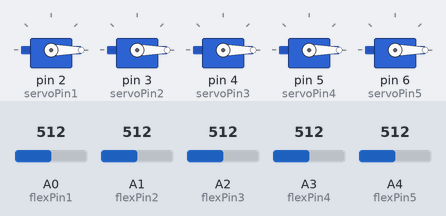
This sketch was run on a simulated Arduino Uno, built with avr-gcc and run on an emulated ATmega328P. Shown: 5 × servo. The test bench sets the inputs (shaded band); at power-on: A0 (flexPin1) = 512, A1 (flexPin2) = 512, A2 (flexPin3) = 512, A3 (flexPin4) = 512, A4 (flexPin5) = 512.

Above: at 1.2 s.
1.3 s: A0 (flexPin1) set to 992
At 2.5 s:
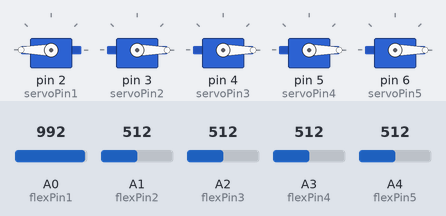
2.8 s: A1 (flexPin2) set to 992
At 3.6 s:
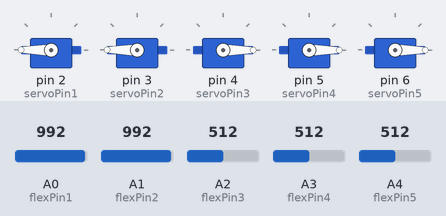
4.3 s: A2 (flexPin3) set to 992
At 4.7 s:
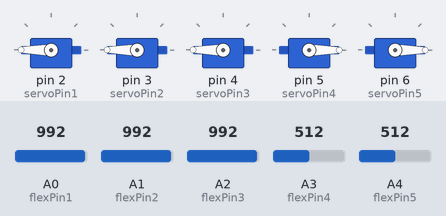
5.8 s: A3 (flexPin4) set to 992
At 7.0 s:
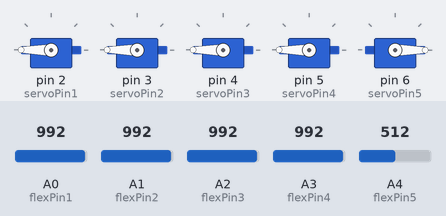
7.3 s: A4 (flexPin5) set to 992
At 8.2 s:
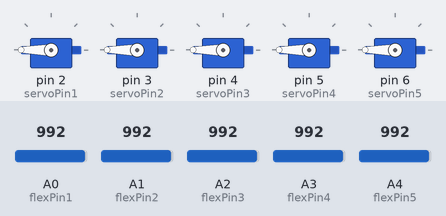
8.8 s: A0 (flexPin1) set to 716
At 9.4 s:
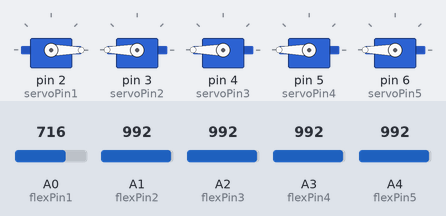
Timing chart, 0 to 11.3 s (numbered marks = the images above; inputs shaded):
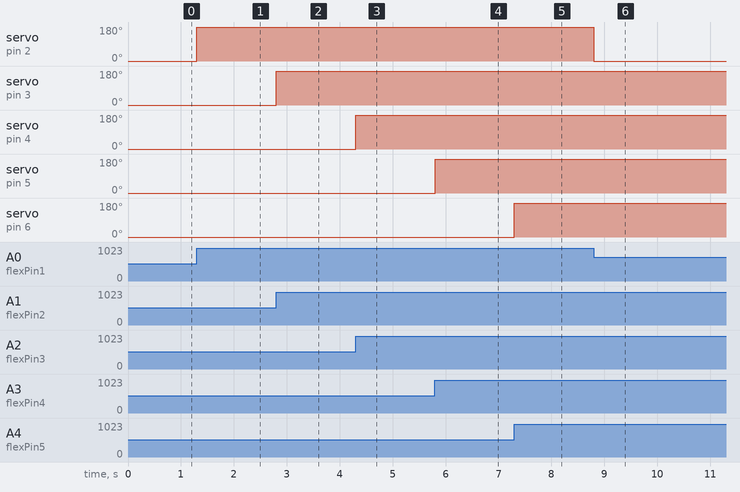

Measured:
- after the input at 1.3 s, servo on pin 2 (servoPin1): 0° → 180° at once
- after the input at 2.8 s, servo on pin 3 (servoPin2): 0° → 180° at once
- after the input at 4.3 s, servo on pin 4 (servoPin3): 0° → 180° at once
- after the input at 5.8 s, servo on pin 5 (servoPin4): 0° → 180° at once
- after the input at 7.3 s, servo on pin 6 (servoPin5): 0° → 180° at once
- after the input at 8.8 s, servo on pin 2 (servoPin1): 180° → 0° at once

The sketch:

Wired.ino
```cpp
//Define sensors and servos

#include <Servo.h> //Includes servo library

Servo finger1, finger2, finger3, finger4, finger5;

int servoPin1 = 2;
int servoPin2 = 3;
int servoPin3 = 4;
int servoPin4 = 5;
int servoPin5 = 6;

int flexPin1 = A0;
int flexPin2 = A1;
int flexPin3 = A2;
int flexPin4 = A3;
int flexPin5 = A4;

void setup()
{
  //Attach the servo objects to their respective pins
  finger1.attach(servoPin1);
  finger2.attach(servoPin2);
  finger3.attach(servoPin3);
  finger4.attach(servoPin4);
  finger5.attach(servoPin5);

  /* set each servo pin to output; I'm not acutally sure if this is
  even necessary, but I did just in case it is */
  pinMode(servoPin1, OUTPUT);
  pinMode(servoPin2, OUTPUT);
  pinMode(servoPin3, OUTPUT);
  pinMode(servoPin4, OUTPUT);
  pinMode(servoPin5, OUTPUT);

  //Set each flex sensor pin to input: this is necessary
  pinMode(flexPin1, INPUT);
  pinMode(flexPin2, INPUT);
  pinMode(flexPin3, INPUT);
  pinMode(flexPin4, INPUT);
  pinMode(flexPin5, INPUT);


}

void loop()
{
  //Defines analog input variables
  int flex1 = analogRead(flexPin1);
  int flex2 = analogRead(flexPin2);
  int flex3 = analogRead(flexPin3);
  int flex4 = analogRead(flexPin4);
  int flex5 = analogRead(flexPin5);

  /* Defines "pos" variables as being proportional to the flex inputs.
  The 400 to 700 value range seemed adequate for my sensors, but you can change
  yours accordingly. */
  int pos1 = map(flex1, 800, 900, 0, 180);
  pos1 = constrain(pos1, 0, 180);
  int pos2 = map(flex2, 800, 900, 0, 180);
  pos2 = constrain(pos2, 0, 180);
  int pos3 = map(flex3, 800, 900, 0, 180);
  pos3 = constrain(pos3, 0, 180);
  int pos4 = map(flex4, 800, 900, 0, 180);
  pos4 = constrain(pos4, 0, 180);
  int pos5 = map(flex5, 800, 900, 0, 180);
  pos5 = constrain(pos5, 0, 180);

  //Tells servos to move by the amount specified in the "pos" variables
  finger1.write(pos1);
  finger2.write(pos2);
  finger3.write(pos3);
  finger4.write(pos4);
  finger5.write(pos5);
}
```
